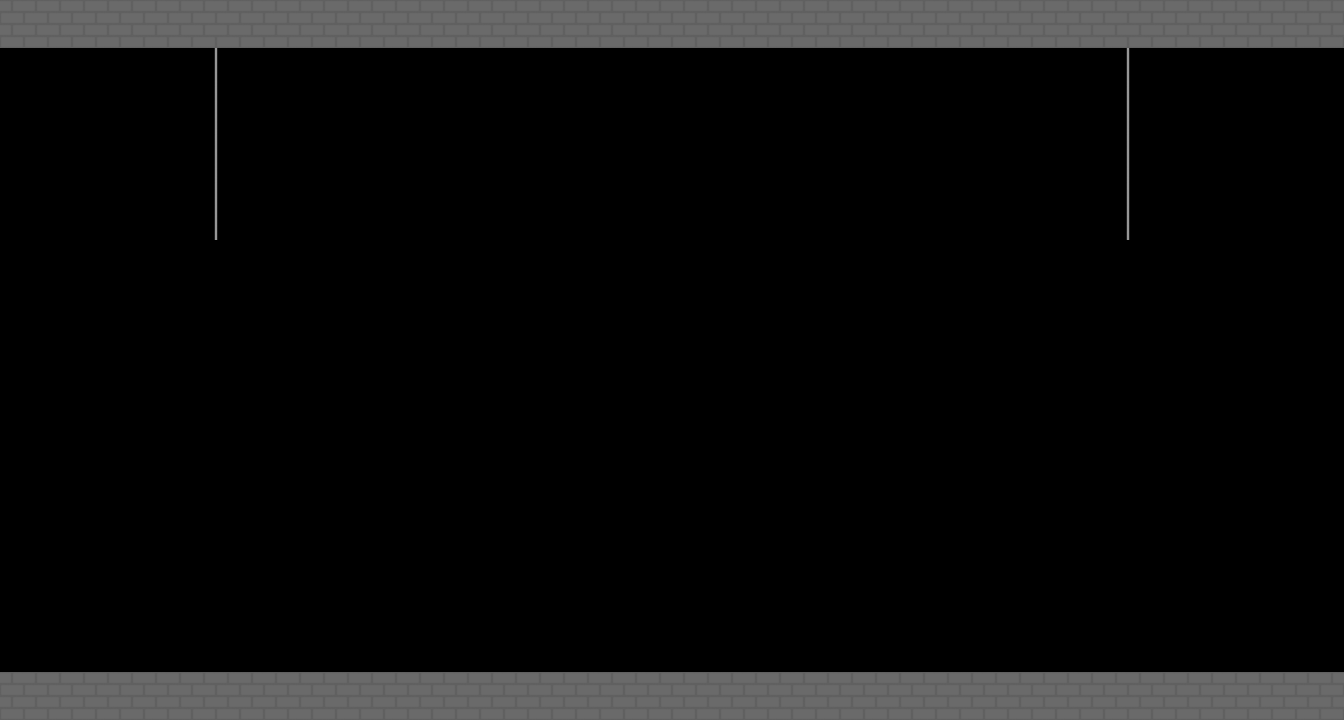

A 2D game scene composited from a Tiled map and its tileset images. What follows is a short description and the map's XML, with every tile layer's data as written:
An orthogonal 28x15 tile map with 48x48 px tiles, 1 tile layer (Tile Layer 1), 2 tilesets.

<map version="1.0" tiledversion="1.1.5" orientation="orthogonal" renderorder="right-down" width="28" height="15" tilewidth="48" tileheight="48" infinite="0" nextobjectid="1">
 <tileset firstgid="1" source="diffuse.tsx" />
 <tileset firstgid="12" source="normal.tsx" />
 <layer name="Tile Layer 1" width="28" height="15">
  <data encoding="csv">
1,1,1,1,1,1,1,1,1,1,1,1,1,1,1,1,1,1,1,1,1,1,1,1,1,1,1,1,
0,0,0,0,9,0,0,0,0,0,0,0,0,0,0,0,0,0,0,0,0,0,0,9,0,0,0,0,
0,0,0,0,9,0,0,0,0,0,0,0,0,0,0,0,0,0,0,0,0,0,0,9,0,0,0,0,
0,0,0,0,9,0,0,0,0,0,0,0,0,0,0,0,0,0,0,0,0,0,0,9,0,0,0,0,
0,0,0,0,9,0,0,0,0,0,0,0,0,0,0,0,0,0,0,0,0,0,0,9,0,0,0,0,
0,0,0,0,0,0,0,0,0,0,0,0,0,0,0,0,0,0,0,0,0,0,0,0,0,0,0,0,
0,0,0,0,0,0,0,0,0,0,0,0,0,0,0,0,0,0,0,0,0,0,0,0,0,0,0,0,
0,0,0,0,0,0,0,0,0,0,0,0,0,0,0,0,0,0,0,0,0,0,0,0,0,0,0,0,
0,0,0,0,0,0,0,0,0,0,0,0,0,0,0,0,0,0,0,0,0,0,0,0,0,0,0,0,
0,0,0,0,0,0,0,0,0,0,0,0,0,0,0,0,0,0,0,0,0,0,0,0,0,0,0,0,
0,0,0,0,0,0,0,0,0,0,0,0,0,0,0,0,0,0,0,0,0,0,0,0,0,0,0,0,
0,0,0,0,0,0,0,0,0,0,0,0,0,0,0,0,0,0,0,0,0,0,0,0,0,0,0,0,
0,0,0,0,0,0,0,0,0,0,0,0,0,0,0,0,0,0,0,0,0,0,0,0,0,0,0,0,
0,0,0,0,0,0,0,0,0,0,0,0,0,0,0,0,0,0,0,0,0,0,0,0,0,0,0,0,
1,1,1,1,1,1,1,1,1,1,1,1,1,1,1,1,1,1,1,1,1,1,1,1,1,1,1,1
</data>
 </layer>
</map>
